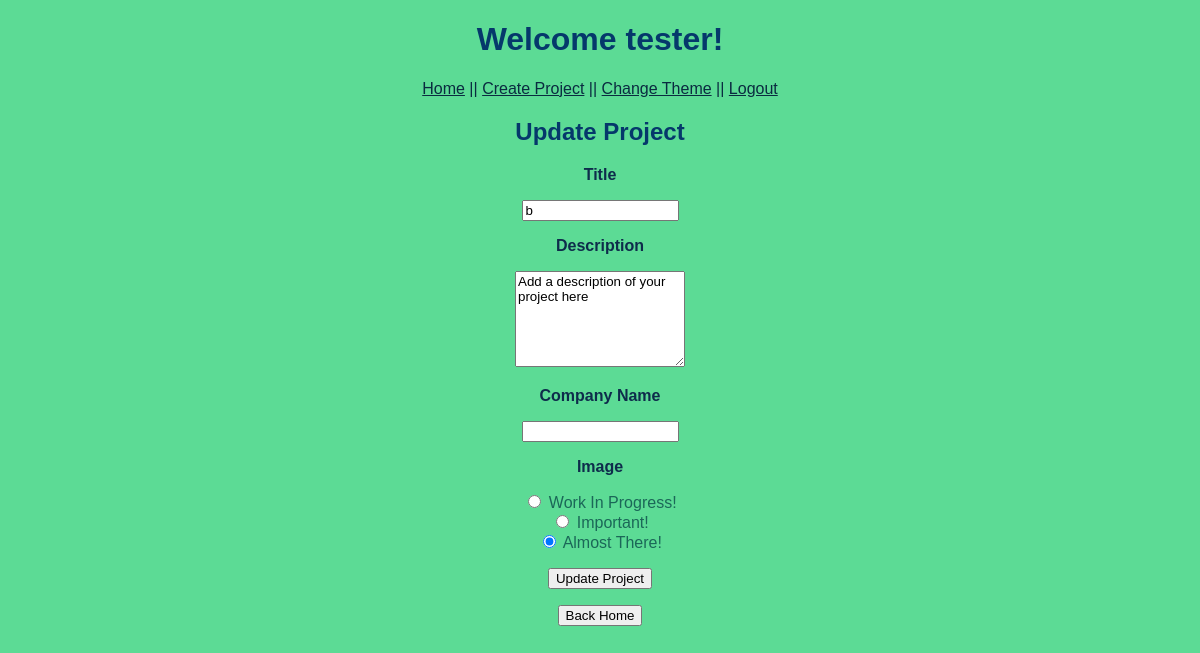
The page /project/edit/3 (signed in) on the database as committed earlier.
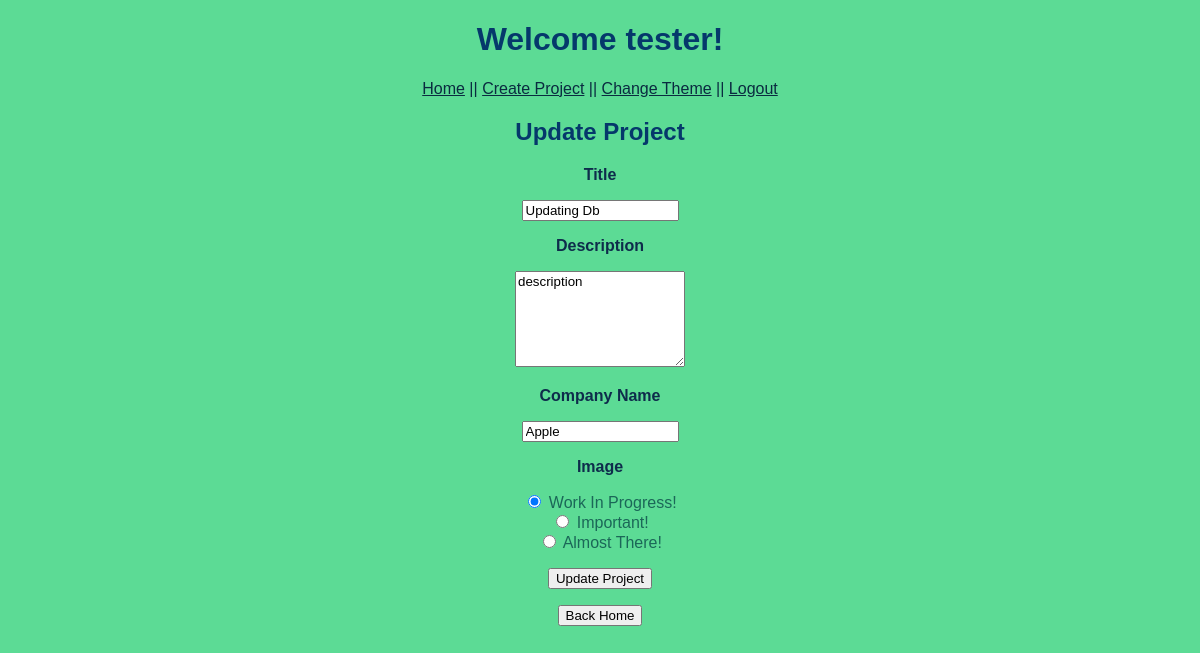
The same page on the database as committed later.
### models.py (models this page shows, shortened)
class Project(db.Model):
    id = db.Column('id', db.Integer, primary_key = True)
    title = db.Column('title', db.String(200))
    detail = db.Column('detail', db.String(1000))
    company_name = db.Column('company_name', db.String(100))
    img_name = db.Column('img', db.String(100))

### app.py (the view)
@app.route('/project/edit/<project_id>',methods=['GET','POST'])
def edit_project(project_id):
    if session.get('user'):
        if request.method == 'POST':
            title = request.form['title']
            detail = request.form['detail']
            company_name = request.form['company_name']
            if request.form['image'] == "Image 1":
                imagename = 'flow.png'
                update_project(project_id, title, detail, company_name, imagename)
            elif request.form['image'] == "Image 2":
                imagename = 'testing.png'
                update_project(project_id, title, detail, company_name, imagename)
            else:
                imagename = 'default.png'
                update_project(project_id, title, detail, company_name, imagename)
            return redirect(url_for('index'))
        else:
            my_project = find_project_by_id(project_id)
            return render_template('new_project.html', project=my_project, user=session['user'], theme=session['user_theme'])
    return redirect(url_for('login'))

### models.py (called while the page is built)
def find_project_by_id(p_id):
    return db.session.query(Project).filter_by(id = p_id).one()

### templates/new_project.html (shortened to what this page needs)
<!DOCTYPE html>
<html lang="en">
<head>
    {% if theme == 1 %}
    <link rel="stylesheet" href="{{ url_for('static', filename='main.css')}}">
    {% elif theme == 3 %}
    <link rel="stylesheet" href="{{ url_for('static', filename='third.css')}}">
    {% else %}
    <link rel="stylesheet" href="{{ url_for('static', filename='second.css')}}">
    {% endif %}
</head>
<body>
    <h1>Welcome {{user}}!</h1>
    <nav>
        <a href="{{ url_for('index') }}">Home</a> <span class="nav-spacing">||</span>
        <a href="{{ url_for('new_project') }}">Create Project</a> <span class="nav-spacing">||</span>
        <a href="{{ url_for('change_style', theme_id=theme) }}" method="get">Change Theme</a> <span
            class="nav-spacing">||</span>
        <a href="{{ url_for('logout') }}">Logout</a>
    </nav>
    <div class="box">
        {% if project %}
        <h2>Update Project</h2>
        <form action="{{url_for('edit_project',project_id=project.id)}}" method="POST">
            {% else %}
            <h2>Create Project</h2>
            <form action="{{url_for('new_project')}}" method="POST">
                {% endif %}
                <h3>
                    <p><label>Title </label></p>
                </h3>
                <p><input type="text" name="title" required="required"
                        value="{% if project %}{{project.title}}{% endif %}" /></p>
                <h3>
                    <p><label>Description </label></p>
                </h3>
                <p>
                    {% if project %}
                    <textarea name="detail" rows="6" cols="0">{{project.detail}}</textarea>
                    {% else %}
                    <textarea name="detail" rows="6" cols="0"
                        placeholder="Add a description of your project here"></textarea>
                    {% endif %}
                </p>
                <h3>
                    <p><label>Company Name</label></p>
                </h3>
                <p><input type="text" name="company_name" required="required"
                        value="{% if project %}{{project.company_name}}{% endif %}" /></p>
                <h3>
                    <p><label>Image </label></p>
                </h3>
                {% if project %}
                {% if project.img_name == "flow.png" %}
                <input type="radio" name="image" value="Image 3" required="required">
                <label>Work In Progress!</label><br>
                <input type="radio" name="image" value="Image 1" checked="checked">
                <label>Important!</label><br>
                <input type="radio" name="image" value="Image 2">
                <label>Almost There!</label><br>
                {% elif project.img_name == "testing.png" %}
                <input type="radio" name="image" value="Image 3" required="required">
                <label>Work In Progress!</label><br>
                <input type="radio" name="image" value="Image 1">
                <label>Important!</label><br>
                <input type="radio" name="image" value="Image 2" checked="checked">
                <label>Almost There!</label><br>
                {% else %}
                <input type="radio" name="image" value="Image 3" required="required" checked="checked">
                <label>Work In Progress!</label><br>
                <input type="radio" name="image" value="Image 1">
                <label>Important!</label><br>
                <input type="radio" name="image" value="Image 2">
                <label>Almost There!</label><br>
                {% endif %}
                {% endif %}
                <p>
                    {% if project %}
                    <input type="submit" value="Update Project" />
                    {% else %}
                    <input type="submit" value="Add Project" />
                    {% endif %}
                </p>
            </form>
    </div>
    <div class="projectView">
        <form action="{{ url_for('index')}}" method="get">
            <input type="submit" value="Back Home">
        </form>
    </div>
</body>
</html>

Rows that differ between the two databases and show on the page:
changed Project: title "b" → "Updating Db"; detail "Add a description of your project here" → "description"; company_name (not shown) → "Apple"; img "testing.png" → "default.png" (drawn)
Other text that changed with them:
form field image: (not shown) → "☑"
form field image: (not shown) → "☐"
form field image: "☐" → (not shown)
form field image: "☑" → (not shown)
